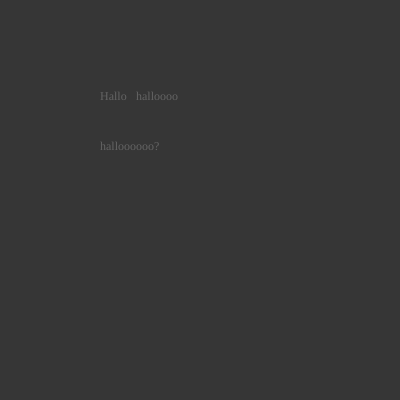
Frame 1 (no input)
Frame 60 (no input): identical to frame 1, image omitted
Frame 120 (the mouse pressed at the canvas centre since frame 60): identical to frame 1, image omitted

The p5.js sketch that drew this single still picture (run headless with seeded random() and noise() and a simulated clock; from frame 60 on, the mouse is pressed at the canvas centre):

// p5.js sketch
// ── sketch.js
const page_width = 10;

let answer = "Hallo halloooo halloooooo?";
let counter = 0;
let answer_arr = [];

let current = "";
let backspace = false;
let backspace_time = 0;
let current_time = 0;

function parse_string(){
    let temp = answer.split(" ");

    let line = 0;
    let total_length = 0;
    answer_arr[line] = "";
    for (let i=0; i<temp.length; i++) {
        if (temp[i].length + total_length > page_width) { //REMEMBER TO CHECK THAT LENGTHS OF ALL WORDS LESS THAN PAGE_WIDTH
            line ++;
            total_length = 0;
            answer_arr[line]=(temp[i]+" ");
        }
        else{
            answer_arr[line] += (temp[i] + " ");
        }
    }

    for (let i=0; i<answer_arr.length; i++) {
        answer_arr[i] = answer_arr[i].split(" ");
    }
}
function setup() {
    createCanvas(400, 400);
    

    // answer_arr = answer.split(" ");
    parse_string();
    console.log(answer_arr);
}

function displayText(){
    let words_displayed = 0;
    let character_displayed = 0;
    console.log(answer_arr);
    for (let i=0; i<answer_arr.length; i++) {
        character_displayed = 0;
        for (let j=0; j<answer_arr[i].length; j++){
            // console.log(words_displayed, counter);
            if (words_displayed < counter){
                fill(200);
                text(answer_arr[i][j]+" ", 100+6*character_displayed, 100+i*50);
                character_displayed+=answer_arr[i][j].length+1;
                words_displayed++;
            }
            // else if (words_displaed == counter){

            // }  
            else{
                fill(100);
                text(answer_arr[i][j]+" ", 100+6*character_displayed, 100+i*50);
                character_displayed+=answer_arr[i][j].length+1;
                words_displayed++;
            }
        }
    }
}

function draw() {
    current_time++;
    background(54);
    // background(220);
    // circle(100, 100, 100);
    textFont('Ubuntu Mono');
    fill(255);
    text(current, 0, 400);
    
    if (current_time%3 == 0 && backspace && current_time > backspace_time){
        current=current.substring(0, current.length-1);
        onInputChange();
    }

    displayText();
    // console.log(counter);
  
}

function onInputChange(){
    if (current == answer.split(" ")[counter]){
        counter++;
        current = ""; 
    }
}

function keyTyped(){
    current += key;
    onInputChange();
}

function keyPressed(){
    if (keyCode == BACKSPACE){
        current=current.substring(0, current.length-1);

        backspace_time = current_time+20;
        backspace = true;
        onInputChange();
    }
}

function keyReleased(){
    if (keyCode == BACKSPACE){
        backspace = false;
    }
}
// ── style.css
html, body {
    margin: 0;
    padding: 0;
}
    canvas {
    display: block;
}
  
